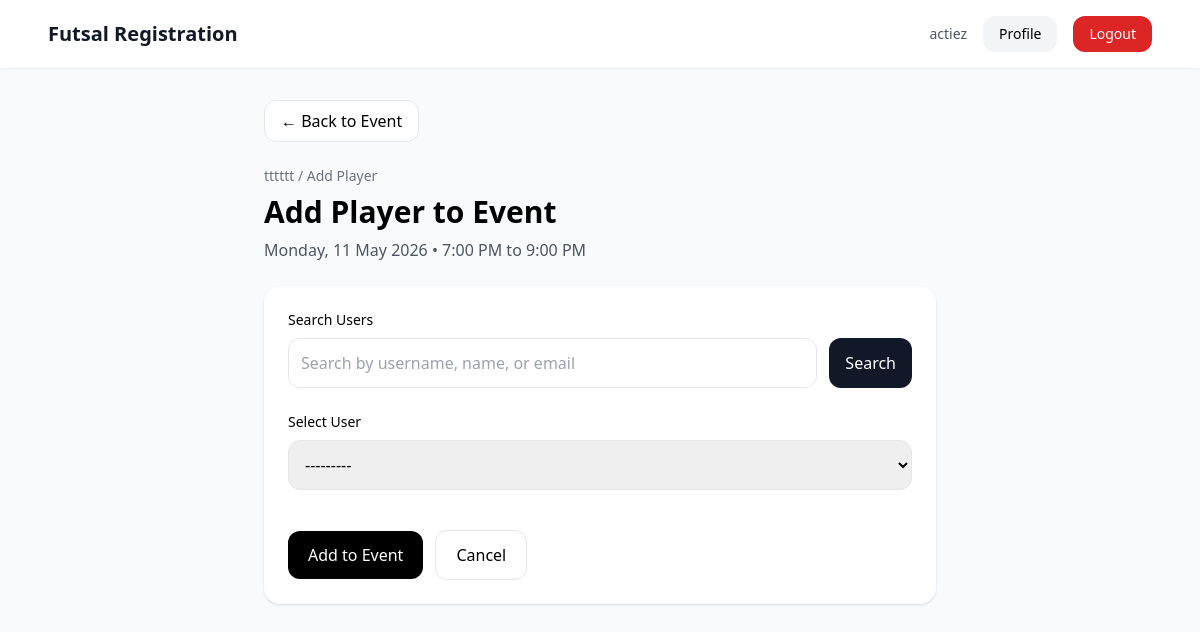
Page /registrations/events/8/add/ (signed in) on the committed database.
### accounts/models.py (models this page shows, shortened)
class User(AbstractUser):
    ROLE_USER = "user"
    ROLE_ADMIN = "admin"
    ROLE_SUPERADMIN = "superadmin"
    ROLE_CHOICES = [
        (ROLE_USER, "User"),
        (ROLE_ADMIN, "Admin"),
        (ROLE_SUPERADMIN, "Superadmin"),
    ]
    PLAYER_NEW = "new"
    PLAYER_REGULAR = "regular"
    PLAYER_CORE = "core"
    PLAYER_NAUGHTY = "naughty"
    PLAYER_TYPE_CHOICES = [
        (PLAYER_NEW, "New"),
        (PLAYER_REGULAR, "Regular"),
        (PLAYER_CORE, "Core"),
        (PLAYER_NAUGHTY, "Naughty"),
    ]
    role = models.CharField(max_length=20, choices=ROLE_CHOICES, default=ROLE_USER)
    player_type = models.CharField(max_length=20, choices=PLAYER_TYPE_CHOICES, default=PLAYER_NEW)
    mobile_number = models.CharField(max_length=30, blank=True)
    games_played_count = models.PositiveIntegerField(default=0)
    email_verified = models.BooleanField(default=False)
    admin_notes = models.TextField(blank=True, default="")

### events/models.py (models this page shows, shortened)
class Event(models.Model):
    STATUS_DRAFT = "draft"
    STATUS_OPEN = "open"
    STATUS_FINALIZED = "finalized"
    STATUS_COMPLETED = "completed"
    STATUS_CANCELLED = "cancelled"
    STATUS_CHOICES = [
        (STATUS_DRAFT, "Draft"),
        (STATUS_OPEN, "Open"),
        (STATUS_FINALIZED, "Finalized"),
        (STATUS_COMPLETED, "Completed"),
        (STATUS_CANCELLED, "Cancelled"),
    ]
    registration_token = models.UUIDField(
        default=uuid.uuid4,
        unique=True,
        editable=False,
    )
    event_code = models.CharField(
        max_length=20,
        unique=True,
        default=generate_event_code,
        editable=False,
    )
    title = models.CharField(max_length=255)
    start_datetime = models.DateTimeField()
    end_datetime = models.DateTimeField()
    location = models.CharField(max_length=255)
    amount_payable = models.DecimalField(max_digits=8, decimal_places=2)
    playing_slots = models.PositiveIntegerField(default=15)
    waiting_slots = models.PositiveIntegerField(default=5)
    backup_slots = models.PositiveIntegerField(default=3)
    is_private = models.BooleanField(
        default=False,
        help_text="Private events are hidden from the public event list but accessible by registration link.",
    )
    status = models.CharField(
        max_length=20,
        choices=STATUS_CHOICES,
        default=STATUS_DRAFT,
    )
    created_by = models.ForeignKey(
        settings.AUTH_USER_MODEL,
        on_delete=models.SET_NULL,
        null=True,
        related_name="created_events",
    )
    created_at = models.DateTimeField(auto_now_add=True)
    updated_at = models.DateTimeField(auto_now=True)
    class Meta:
        ordering = ["start_datetime"]
    @property
    def weekday_display(self):
        local_start = timezone.localtime(self.start_datetime)
        return local_start.strftime("%A")
    @property
    def date_display(self):
        local_start = timezone.localtime(self.start_datetime)
        return local_start.strftime("%d %B %Y")
    @property
    def time_range_display(self):
        local_start = timezone.localtime(self.start_datetime)
        local_end = timezone.localtime(self.end_datetime)
        start = local_start.strftime("%I:%M %p").lstrip("0")
        end = local_end.strftime("%I:%M %p").lstrip("0")
        return f"{start} to {end}"

### registrations/views.py (the view, shortened to what this page needs)
# urls.py: path("events/<int:event_id>/add/", EventRegistrationCreateView.as_view(), name="registration_add"),
class EventRegistrationCreateView(AdminRequiredMixin, View):
    template_name = "registrations/add.html"
    def get_filtered_users(self, event, search_query):
        registered_user_ids = event.registrations.values_list("user_id", flat=True)
        users = User.objects.exclude(id__in=registered_user_ids)
        return users.order_by("first_name", "last_name", "username")
    def get(self, request, event_id):
        event = get_object_or_404(Event, pk=event_id)
        search_query = request.GET.get("q", "").strip()
        form = EventRegistrationAdminForm()
        form.fields["user"].queryset = self.get_filtered_users(event, search_query)
        return render(
            request,
            self.template_name,
            {
                "form": form,
                "event": event,
                "search_query": search_query,
            },
        )

### registrations/forms.py
class EventRegistrationAdminForm(forms.Form):
    user = forms.ModelChoiceField(
        queryset=User.objects.all().order_by("first_name", "last_name", "username"),
        widget=forms.Select(attrs={"class": "w-full rounded-xl border p-3"})
    )

### core/mixins.py (called while the page is built)
    def dispatch(self, request, *args, **kwargs):
        if not request.user.is_authenticated:
            return redirect("login")
        if not (request.user.is_staff or request.user.is_superuser):
            return redirect("player_home")
        return super().dispatch(request, *args, **kwargs)

### templates/registrations/add.html (shortened to what this page needs)
{% extends "base.html" %}
{% block content %}
<div class="max-w-2xl mx-auto">
    <div class="mb-6">
        <a href="{% url 'event_detail' event.pk %}" class="inline-flex items-center px-4 py-2 rounded-xl border bg-white hover:bg-gray-50">
            ← Back to Event
        </a>
    </div>
    <div class="mb-6">
        <div class="text-sm text-gray-500 mb-2">
            <a href="{% url 'event_detail' event.pk %}" class="hover:underline">{{ event.title }}</a> / Add Player
        </div>
        <h1 class="text-3xl font-bold">Add Player to Event</h1>
        <p class="text-gray-600 mt-2">
            {{ event.weekday_display }}, {{ event.date_display }} • {{ event.time_range_display }}
        </p>
    </div>
    <div class="bg-white rounded-2xl shadow p-6">
        <form method="get" class="mb-6">
            <label class="block text-sm font-medium mb-2">Search Users</label>
            <div class="flex gap-3">
                <input
                    type="text"
                    name="q"
                    value="{{ search_query }}"
                    placeholder="Search by username, name, or email"
                    class="w-full rounded-xl border p-3"
                >
                <button type="submit" class="px-4 py-3 rounded-xl bg-gray-900 text-white">
                    Search
                </button>
            </div>
        </form>
        <form method="post" class="space-y-6">
            <div>
                <label class="block text-sm font-medium mb-2">Select User</label>
                {{ form.user }}
            </div>
            <div class="flex items-center gap-3 pt-4">
                <button type="submit" class="bg-black text-white px-5 py-3 rounded-xl">
                    Add to Event
                </button>
                <a href="{% url 'event_detail' event.pk %}" class="px-5 py-3 rounded-xl border">
                    Cancel
                </a>
            </div>
        </form>
    </div>
</div>
{% endblock %}

### templates/base.html (shortened to what this page needs)
<!DOCTYPE html>
<html>
<head>
    <script src="https://cdn.tailwindcss.com"></script>
</head>
<body class="bg-gray-50 min-h-screen">
    <header class="bg-white shadow-sm">
        <div class="max-w-6xl mx-auto px-6 py-4 flex items-center justify-between">
            <a href="/" class="text-xl font-bold text-gray-900">Futsal Registration</a>
           <div class="flex items-center gap-4">
    {% if request.user.is_authenticated %}
        <span class="text-sm text-gray-600">{{ request.user.username }}</span>
        <a href="{% url 'profile' %}"
           class="text-sm px-4 py-2 rounded-xl bg-gray-100 hover:bg-gray-200">
            Profile
        </a>
        <form method="post" action="/logout/">
            <button type="submit"
                class="text-sm px-4 py-2 rounded-xl bg-red-600 text-white hover:bg-red-700">
                Logout
            </button>
        </form>
    {% else %}
        <a href="/login/"
           class="text-sm px-4 py-2 rounded-xl bg-blue-600 text-white hover:bg-blue-700">
            Login
        </a>
    {% endif %}
</div>
        </div>
    </header>
    <main class="max-w-6xl mx-auto px-6 py-8">
        {% block content %}{% endblock %}
    </main>
</body>
</html>

### rows in the picture
User: user.username "actiez"
Event: title "tttttt", weekday_display "Monday", date_display "11 May 2026", time_range_display "7:00 PM to 9:00 PM"
